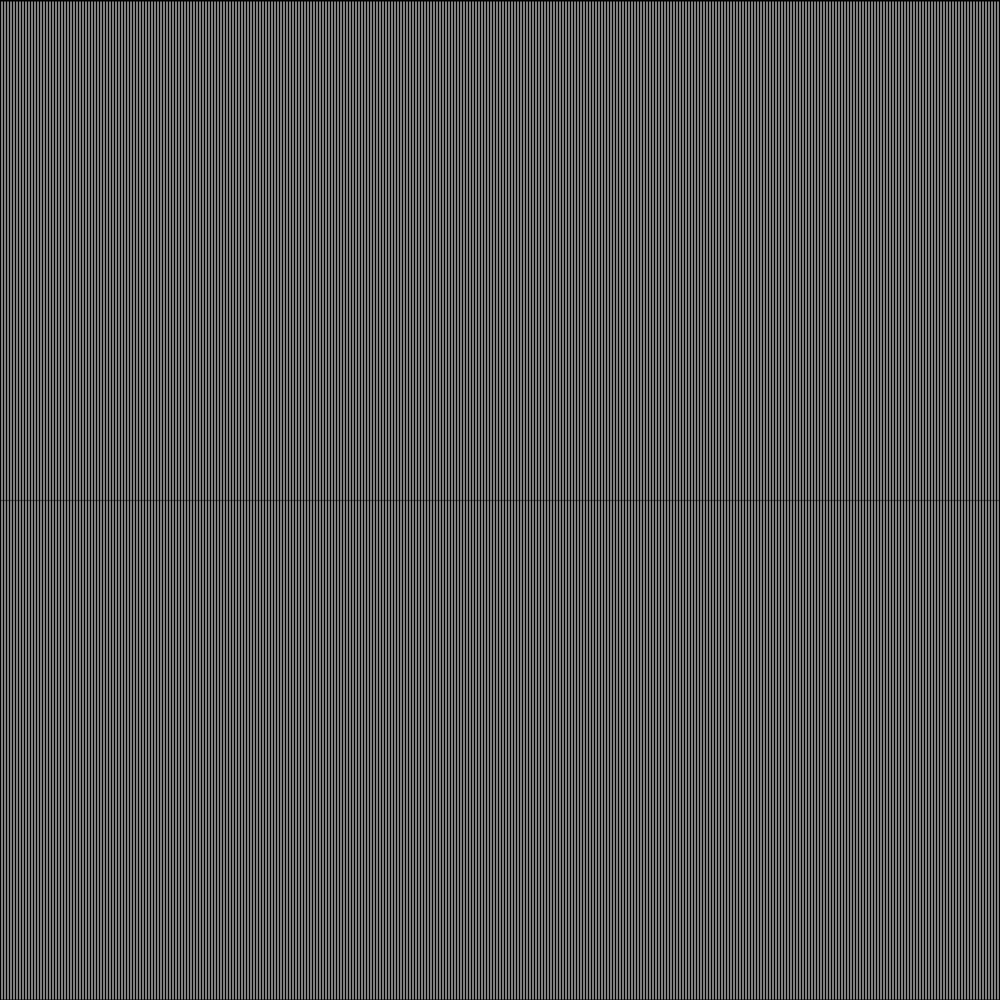
Frame 1 (no input)
Frame 60 (the mouse pressed at the canvas centre just before this capture): identical to frame 1, image omitted
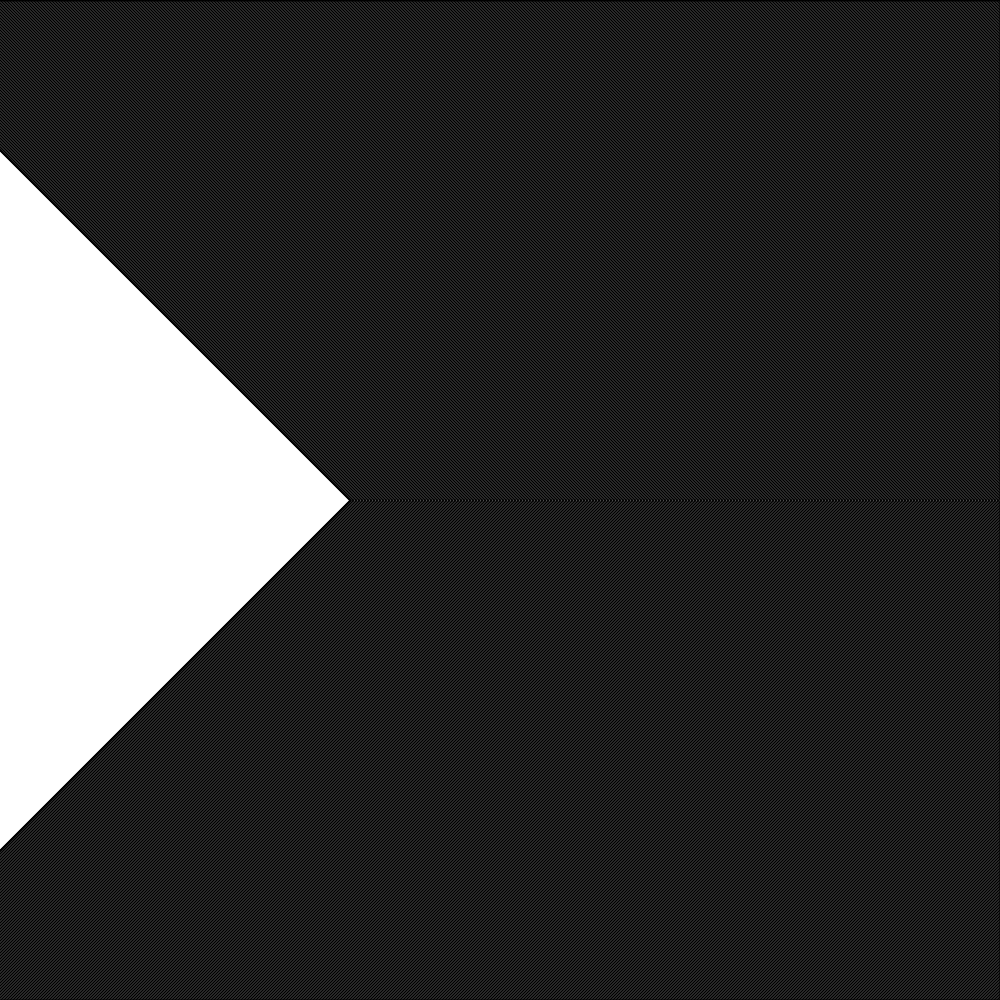
Frame 120 (the mouse held since frame 60 and released just before this capture)

The Processing sketch that drew these frames (run headless with seeded random() and noise(); from frame 60 on, the mouse is pressed at the canvas centre):

// Processing sketch: processing_39896
// ── processing_39896.pde

int spacing = 3;
int tilt = 0;
int x;
int y;
int j=0;
int i=0;
float l=2;//line weight
color c=color(0);//lines
color f=color(255);//background


void setup(){
  size(1000,1000);
  background(255);
  smooth();
  strokeWeight(l);
  y=height/2;
}

void draw(){
  background(f);
  fill(f);
  beginShape();
    vertex(-150,0);
    vertex(-150,0);
    vertex(mouseX-150,y);
    vertex(-150, height);
    vertex(width, height);
    vertex(width,0);
    endShape(CLOSE);
  tilt=mouseX;
  strokeWeight(l);
  stroke(c);
  for (int x= -150; x <= width; x = x+spacing){
    line(x,0, x+tilt, y);
    line(x,height, x+tilt, y);
  }
  /*
  strokeWeight(l/4);
  //stroke(0,0,0, map(mouseX, 0,width, width/2,width));
  if (i<height*2){
    i = i+5;
    line(0+j, height/2+i, width*.8,y);
    if (i>=height/2){
      j=j+5;
    }
    if (j>=width*.8){
      i=i-5;
    }
    if (j>=height*2){
      j=0;
      i=0;
    }
  }
  */
}

void keyTyped(){
  if(key=='2'){
    l=l-.1;
    if(l<=0){
    l=.1;
    }
  }else if(key=='3'){
    l=l+.1;
    if(l>=10){
      l=10;
    }
  }
  if(key=='4'){
     spacing=spacing-1;
      if (spacing<=0){
        spacing=1;
      }
    }
  if(key=='5'){
    spacing=spacing+1;
    if (spacing>=10){
      spacing=10;
     }
   }
    if((key=='r')||(key=='R')){
      if(mousePressed){
        c=color(255,0,0);
      }else{
        f= color(255,0,0);
      }
    } 
    if((key=='o')||(key=='O')){
      if(mousePressed){
        c=color(255,110,0);
      }else{
      f= color(255,110,0);
      }
    }
    if((key=='y')||(key=='Y')){
      if(mousePressed){
        c=color(255,225,0);
      }else{
        f= color(255,255,0);
      }
    }
    if((key=='g')||(key=='G')){
      if(mousePressed){
        c=color(0,255,0);
      }else{
        f= color(0,255,0);
      }
    }
    if((key=='b')||(key=='B')){
      if(mousePressed){
        c=color(0,0,255);
      }else{
        f= color(0,0,225);
      }
    }
    if((key=='p')||(key=='P')){
      if(mousePressed){
        c=color(80,0,145);
      }else{
        f= color(80,0,145);
      }
    }   
}

void keyPressed(){
  if(key=='1'){
    y=mouseY;
  }
  if(key==' '){
    y=height/2;
  }
}
